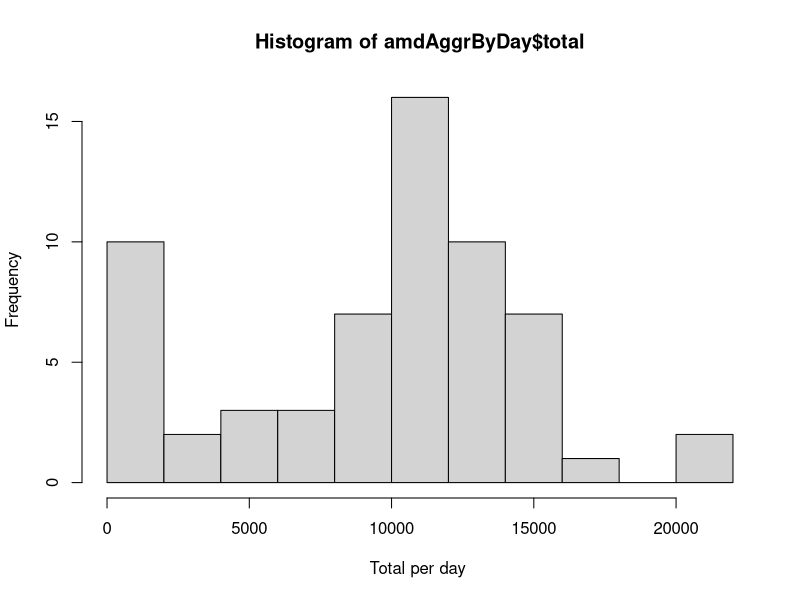
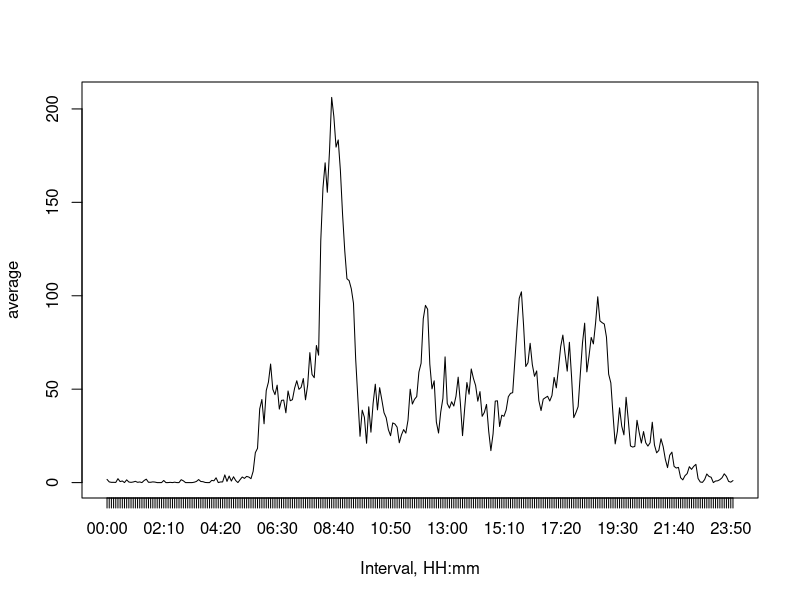
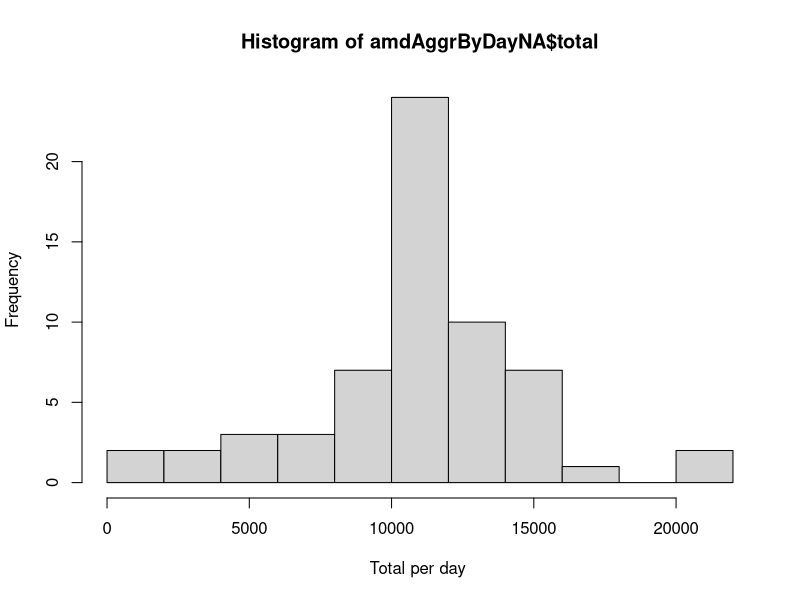
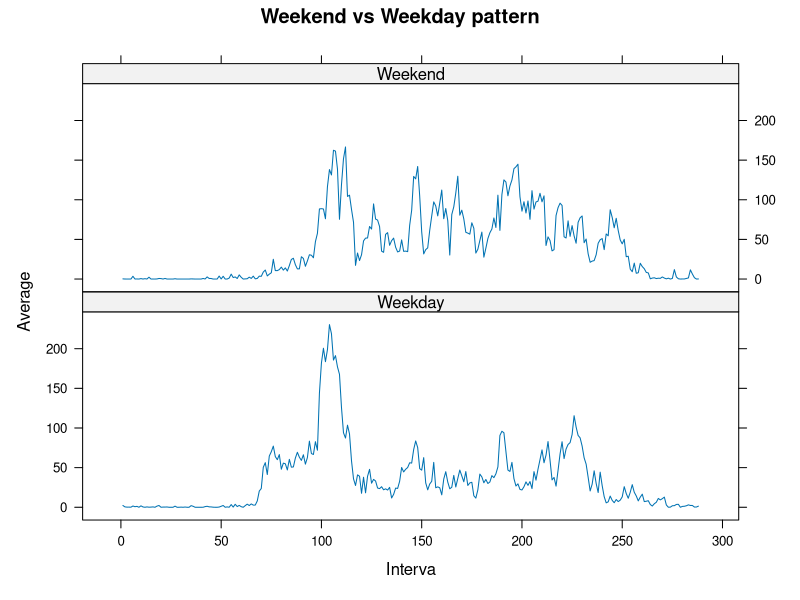
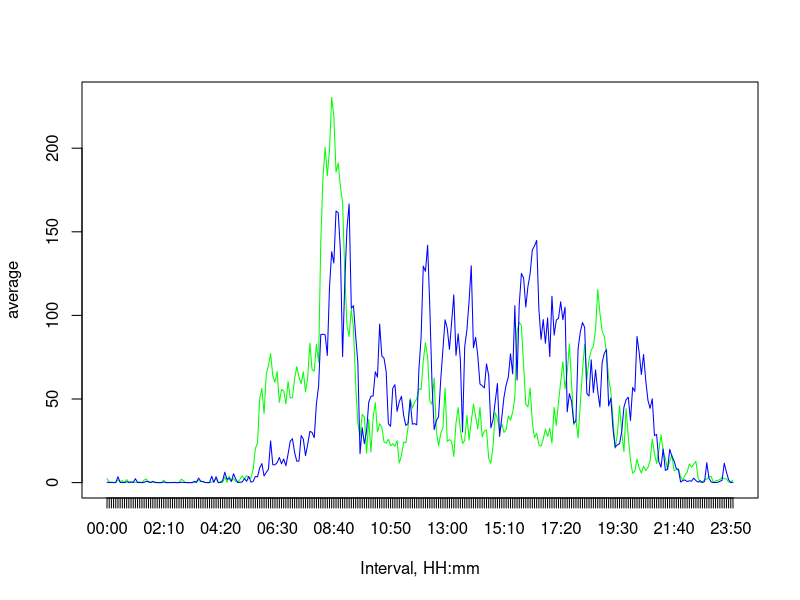

Recreate these plots in R, in order.
## ---- chunk 1
# activity monitoring data - data frame after initial load
# take something in the middle to show NaNs

amd = read.csv("activity.csv");
knitr::kable(amd[285:293,], align="c", digits = 2, caption = "Raw Data: Sample Data Rows")

## ---- chunk 2
amd$date <- as.Date(amd$date, "%m/%d/%Y")

#add rownum for proper sorting
amd$rownumber <- ave(amd$steps, amd$date, FUN = seq_along)

#this method found online - as couldnt find a native one
str_rev <- function(s){
  paste(rev(substring(s,1:nchar(s),1:nchar(s))),collapse="") 
}

#this method is mine and ugly
amd$interval <- sapply(amd$interval ,
                        function(x){
                            y <- str_rev(substr(paste(str_rev(x) , "000", sep = ""), 1, 4))
                            paste(substr(y, 1, 2), substr(y,3,5), sep = ":")})

knitr::kable(amd[285:293,], align="c", digits = 2, caption = "Formated data: Sample Data Rows")


## ---- chunk 3
amdAggrByDay <- aggregate(amd$steps, by=list(Category=amd$date), FUN=sum, na.rm=TRUE)
names(amdAggrByDay) <- c("date", "total")

## ---- chunk 4
#format out digital places
knitr::kable(amdAggrByDay[1:5,], align="c", digits = 2, caption = "Sample Rows for Totals per Date")

## ---- chunk 5
hist(amdAggrByDay$total, xlab="Total per day ", breaks =  10)

## ---- chunk 6
#format out digital places
mn <- sprintf("%.1f",mean(amdAggrByDay$total))
md <- sprintf("%.1f",median(amdAggrByDay$total))
## ---- chunk 7
amdAggrByInterval <- aggregate(amd$steps, by=list(Category=amd$interval), FUN=mean, na.rm=TRUE)
amdAggrByInterval$rownumber <- ave(amdAggrByInterval$Category, FUN = seq_along)
names(amdAggrByInterval) <- c("time", "mean","interval")

#disable rownum x lables and replace by formatted time - looks much better
plot(x=amdAggrByInterval$interval,y=amdAggrByInterval$mean,type="l",xlab='Interval, HH:mm', ylab="average", xaxt='n')
axis(1, at=amdAggrByInterval$interval, labels=c(amdAggrByInterval$time))

## ---- chunk 8
mx <- max(amdAggrByInterval$mean)
mi <- which(amdAggrByInterval$mean == mx)

## ---- chunk 9

admMissCount <- aggregate(amd$steps, by=list(Category=amd$date), FUN=function(x){sum(is.na(x))})
names(admMissCount) <- c("date", "count")

## ---- chunk 10
knitr::kable(admMissCount[admMissCount$count >0,], align="c", digits = 2, caption = "Dates with Missing Steps")

## ---- chunk 11
#copy
amdNaReplaced <- amd
#replace NA
amdNaReplaced[,1] <-apply(amd, 1, function(x) 
                                    if(is.na(x[1])) 
                                      amdAggrByInterval$mean[amdAggrByInterval$interval==as.numeric(x[4])] 
                                    else 
                                      as.numeric(x[1]))

## ---- chunk 12
knitr::kable(amdNaReplaced[285:293,], align="c", digits = 2, caption = "Raw Data with NA replaced: Sample Data Rows")

## ---- chunk 13
amdAggrByDayNA <- aggregate(amdNaReplaced$steps, by=list(Category=amdNaReplaced$date), FUN=sum, na.rm=TRUE)
names(amdAggrByDayNA) <- c("date", "total")
hist(amdAggrByDayNA$total, xlab="Total per day ", breaks =  10)

## ---- chunk 14
mnNA <- sprintf("%.1f",mean(amdAggrByDayNA$total))
mdNA <- sprintf("%.1f",median(amdAggrByDayNA$total))

## ---- chunk 15
amdNaReplaced$weekend <- (weekdays(amdNaReplaced$date) %in% c('Saturday','Sunday'))
amdNaReplaced[,5] <-apply(amdNaReplaced, 1, function(x)  if(x[[5]]==FALSE) "Weekday"  else "Weekend")

amdAggrByWeekDay <- aggregate(amdNaReplaced$steps, by=list(Category=amdNaReplaced$rownumber,amdNaReplaced$weekend), FUN=mean)
names(amdAggrByWeekDay) <- c("interval", "weekday", "mean")

library(lattice)
xyplot(mean ~ interval | factor(weekday), data=amdAggrByWeekDay, 
       type = 'l', main="Weekend vs Weekday pattern",
       xlab="Interva", ylab="Average",layout=c(1,2))

## ---- chunk 16
xval <- amdAggrByWeekDay[amdAggrByWeekDay$weekday=="Weekday",]$interval
yval1 <- amdAggrByWeekDay[amdAggrByWeekDay$weekday=="Weekday",]$mean
yval2 <- amdAggrByWeekDay[amdAggrByWeekDay$weekday=="Weekend",]$mean

plot(x=xval,y=yval1,type="l",col = 'green', xlab='Interval, HH:mm', ylab="average", xaxt='n')
lines(x=xval,y=yval2,col = 'blue')
axis(1, at=xval, labels=c(amdAggrByInterval$time))

